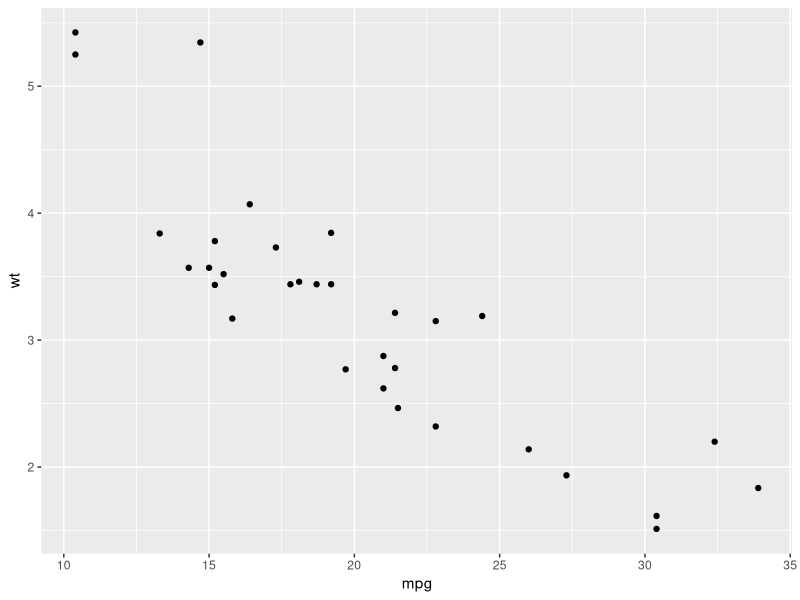
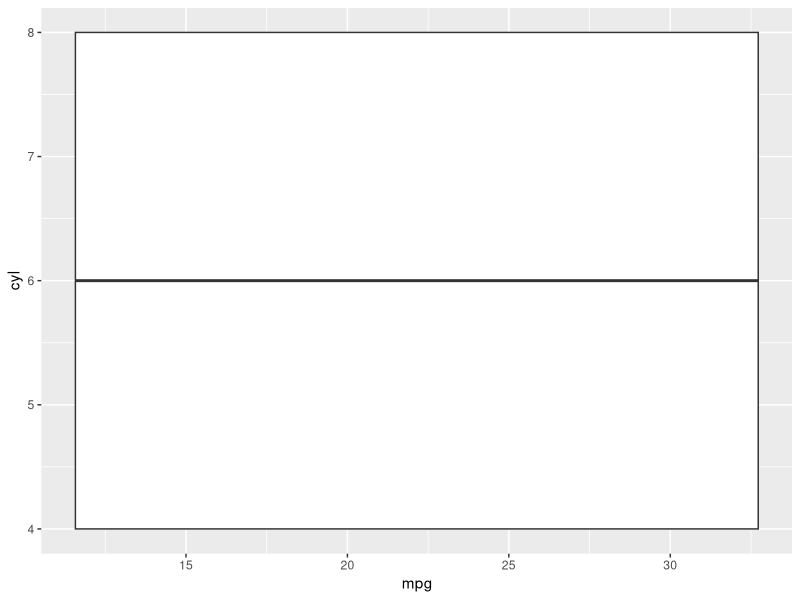

Write the R code that produced these figures, in order.
## ---- chunk 1
knitr::opts_chunk$set(include = TRUE, warning = FALSE, message = FALSE, comment = "")
## ---- chunk 2
#filter
#mean
## ---- chunk 3
Name_of_function <- function(ingredient_1){
  # Body of your function
  # where your R code goes
  # "Recipe goes here"
}
## ---- chunk 4
Pumpkin_pie <- function(pumpkin, ..., p_crust){
#  1. Preheat the oven to 350 F
#  2. Whisk together pumpkin, egg
#  3. Pour mixture into crust
#  Produces a pi <- automatically `returns`
}
## ---- chunk 5
#fill in the template
#variables in your arguments can be referenced in your body
tri_area <- function(height, base){
  height * base / 2 
}
# running it will give you a new function in your environment

tri_area(1, 5)
## ---- chunk 6
vol_rect <- function(w,d,h){
  w * d * h
}

vol_rect(3,4,5)
## ---- chunk 7
debug <- function(height, base){
  1 + 2
  height * base / 2
}

debug(1,2)

debug2 <- function(height, base){
  print(1 + 2)
  height * base / 2
}

debug2(1,2)
## ---- chunk 8
library("ggplot2")
## ---- chunk 9
head(mtcars)
## ---- chunk 10
#ggplot(data = mtcars, aes(x = mpg, y = wt)) +
#    geom_point()

multi_graph <- function(cx, cy){
  ggplot(data= mtcars, aes(x = cx, y = cy)) +
    geom_point()
}

#multi_graph(mpg,wt)
## ---- chunk 11
multi_graph_2 <- function(cx, cy){
  ggplot(data= mtcars, 
         aes(x = {{cx}}, y = {{cy}})) +
    geom_point()
}

multi_graph_2(mpg,wt)
## ---- chunk 12
custom_gg <- function(column1, column2, name){
  ggplot(data = mtcars, 
         aes(x = {{column1}}, y = {{column2}})) +
    geom_boxplot()
  
  ggsave(name)
}

custom_gg(mpg, cyl, "new_plot.jpg")
